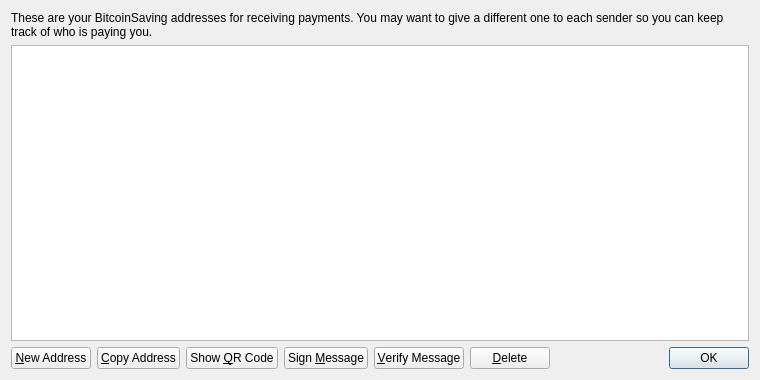
<?xml version="1.0" encoding="UTF-8"?>
<ui version="4.0">
 <class>AddressBookPage</class>
 <widget class="QWidget" name="AddressBookPage">
  <property name="geometry">
   <rect>
    <x>0</x>
    <y>0</y>
    <width>760</width>
    <height>380</height>
   </rect>
  </property>
  <property name="windowTitle">
   <string>Address Book</string>
  </property>
  <layout class="QVBoxLayout" name="verticalLayout">
   <item>
    <widget class="QLabel" name="labelExplanation">
     <property name="text">
      <string>These are your BitcoinSaving addresses for receiving payments. You may want to give a different one to each sender so you can keep track of who is paying you.</string>
     </property>
     <property name="textFormat">
      <enum>Qt::PlainText</enum>
     </property>
     <property name="wordWrap">
      <bool>true</bool>
     </property>
    </widget>
   </item>
   <item>
    <widget class="QTableView" name="tableView">
     <property name="contextMenuPolicy">
      <enum>Qt::CustomContextMenu</enum>
     </property>
     <property name="toolTip">
      <string>Double-click to edit address or label</string>
     </property>
     <property name="tabKeyNavigation">
      <bool>false</bool>
     </property>
     <property name="alternatingRowColors">
      <bool>true</bool>
     </property>
     <property name="selectionMode">
      <enum>QAbstractItemView::SingleSelection</enum>
     </property>
     <property name="selectionBehavior">
      <enum>QAbstractItemView::SelectRows</enum>
     </property>
     <property name="sortingEnabled">
      <bool>true</bool>
     </property>
     <attribute name="verticalHeaderVisible">
      <bool>false</bool>
     </attribute>
    </widget>
   </item>
   <item>
    <layout class="QHBoxLayout" name="horizontalLayout">
     <item>
      <widget class="QPushButton" name="newAddressButton">
       <property name="toolTip">
        <string>Create a new address</string>
       </property>
       <property name="text">
        <string>&amp;New Address</string>
       </property>
       <property name="icon">
        <iconset resource="../bitcoin.qrc">
         <normaloff>:/icons/add</normaloff>:/icons/add</iconset>
       </property>
      </widget>
     </item>
     <item>
      <widget class="QPushButton" name="copyToClipboard">
       <property name="toolTip">
        <string>Copy the currently selected address to the system clipboard</string>
       </property>
       <property name="text">
        <string>&amp;Copy Address</string>
       </property>
       <property name="icon">
        <iconset resource="../bitcoin.qrc">
         <normaloff>:/icons/editcopy</normaloff>:/icons/editcopy</iconset>
       </property>
      </widget>
     </item>
     <item>
      <widget class="QPushButton" name="showQRCode">
       <property name="text">
        <string>Show &amp;QR Code</string>
       </property>
       <property name="icon">
        <iconset resource="../bitcoin.qrc">
         <normaloff>:/icons/qrcode</normaloff>:/icons/qrcode</iconset>
       </property>
      </widget>
     </item>
     <item>
      <widget class="QPushButton" name="signMessage">
       <property name="toolTip">
        <string>Sign a message to prove you own a BitcoinSaving address</string>
       </property>
       <property name="text">
        <string>Sign &amp;Message</string>
       </property>
       <property name="icon">
        <iconset resource="../bitcoin.qrc">
         <normaloff>:/icons/edit</normaloff>:/icons/edit</iconset>
       </property>
      </widget>
     </item>
     <item>
      <widget class="QPushButton" name="verifyMessage">
       <property name="toolTip">
        <string>Verify a message to ensure it was signed with a specified BitcoinSaving address</string>
       </property>
       <property name="text">
        <string>&amp;Verify Message</string>
       </property>
       <property name="icon">
        <iconset resource="../bitcoin.qrc">
         <normaloff>:/icons/transaction_0</normaloff>:/icons/transaction_0</iconset>
       </property>
      </widget>
     </item>
     <item>
      <widget class="QPushButton" name="deleteButton">
       <property name="toolTip">
        <string>Delete the currently selected address from the list</string>
       </property>
       <property name="text">
        <string>&amp;Delete</string>
       </property>
       <property name="icon">
        <iconset resource="../bitcoin.qrc">
         <normaloff>:/icons/remove</normaloff>:/icons/remove</iconset>
       </property>
      </widget>
     </item>
     <item>
      <spacer name="horizontalSpacer">
       <property name="orientation">
        <enum>Qt::Horizontal</enum>
       </property>
       <property name="sizeHint" stdset="0">
        <size>
         <width>40</width>
         <height>20</height>
        </size>
       </property>
      </spacer>
     </item>
     <item>
      <widget class="QDialogButtonBox" name="buttonBox">
       <property name="sizePolicy">
        <sizepolicy hsizetype="Maximum" vsizetype="Fixed">
         <horstretch>0</horstretch>
         <verstretch>0</verstretch>
        </sizepolicy>
       </property>
       <property name="standardButtons">
        <set>QDialogButtonBox::Ok</set>
       </property>
      </widget>
     </item>
    </layout>
   </item>
  </layout>
 </widget>
 <resources>
  <include location="../bitcoin.qrc"/>
 </resources>
 <connections/>
</ui>
